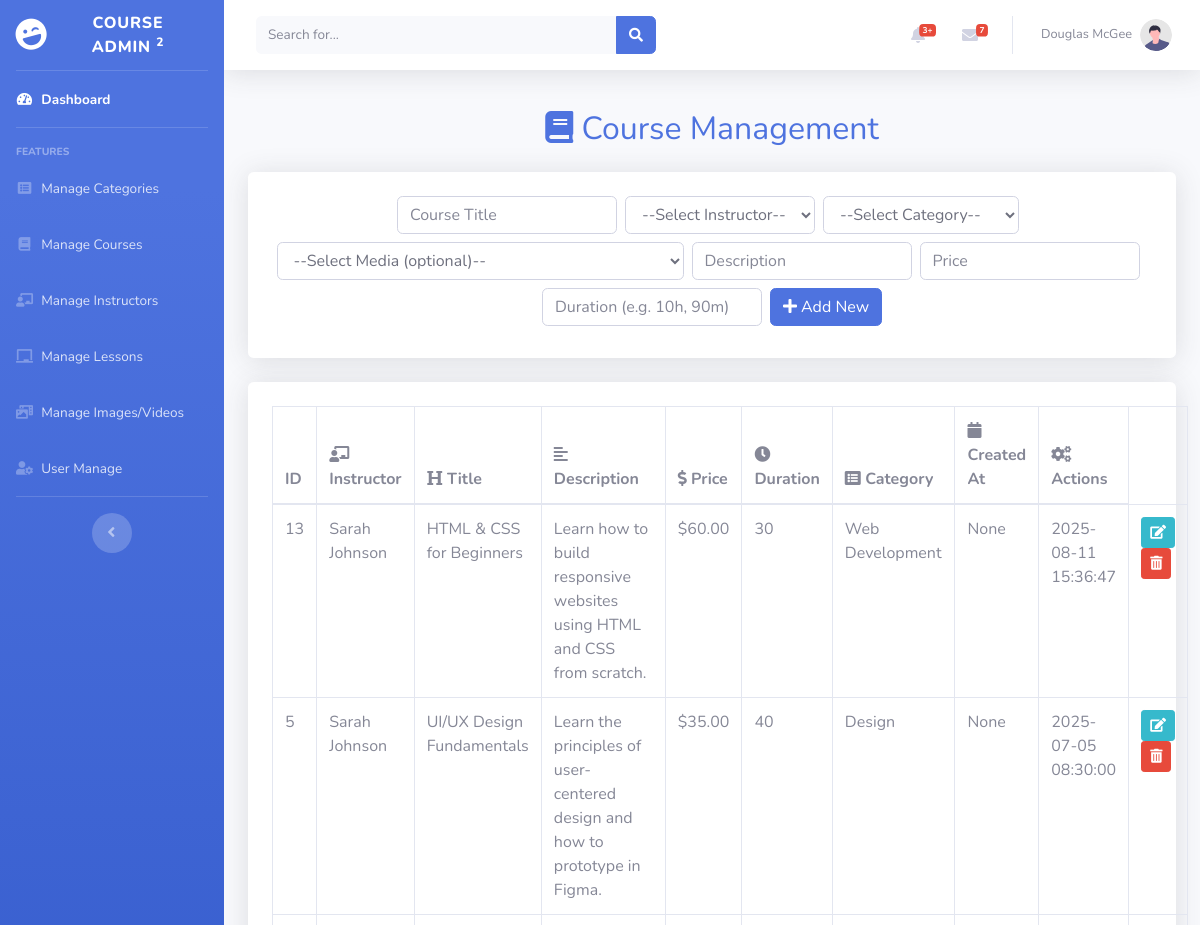
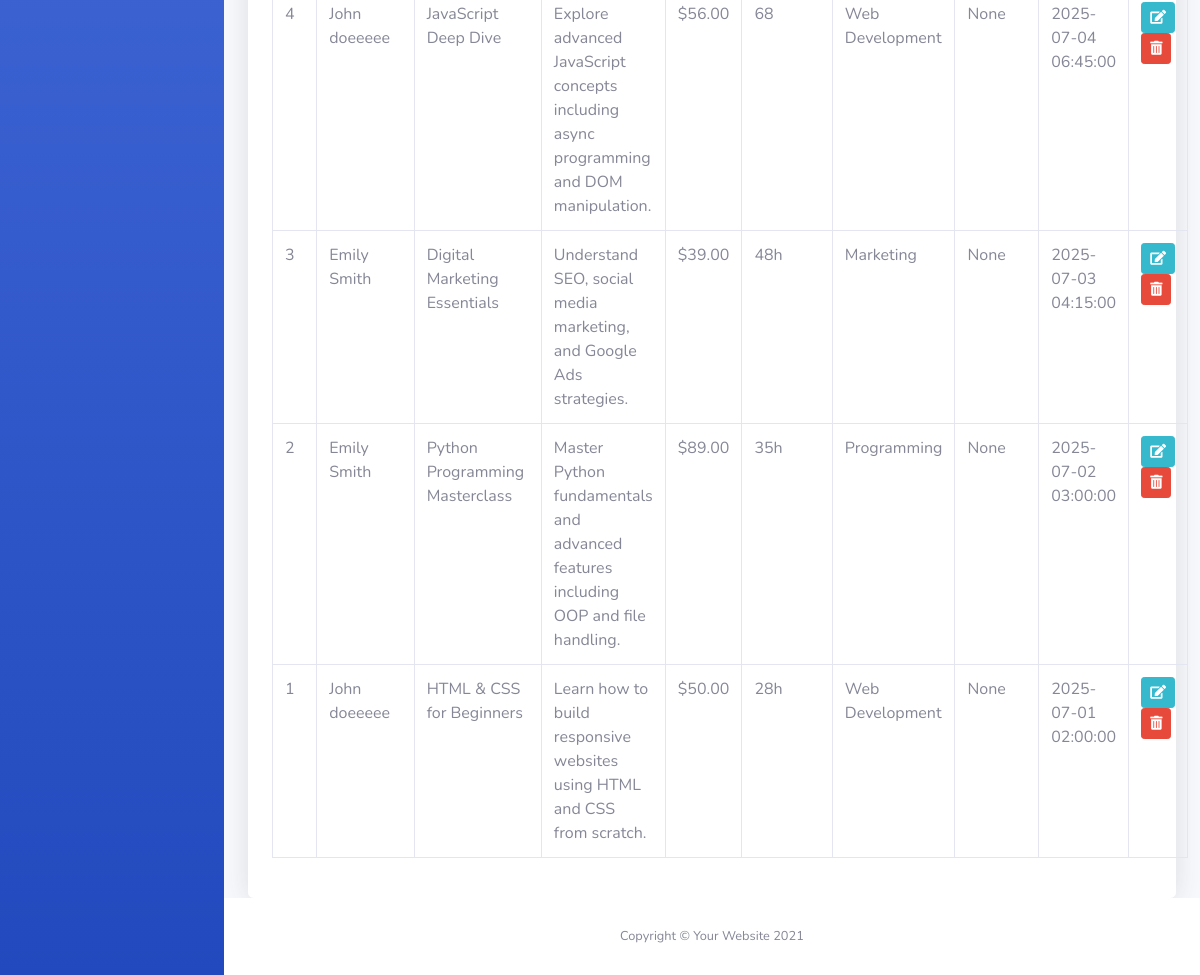
Screenshot of /admin/CourseControllers.php with the database file from the repository (2 pictures, top to bottom).
### tables this page shows
CREATE TABLE `courses` (
  `id` int(11) NOT NULL,
  `instructor_id` int(11) NOT NULL,
  `title` varchar(255) NOT NULL,
  `description` text DEFAULT NULL,
  `price` decimal(10,2) DEFAULT 0.00,
  `category_id` int(11) DEFAULT NULL,
  `created_at` timestamp NOT NULL DEFAULT current_timestamp(),
  `duration` varchar(50) DEFAULT '0h',
  `url_id` int(11) DEFAULT NULL
);

CREATE TABLE `instructors` (
  `id` int(11) NOT NULL,
  `name` varchar(100) DEFAULT NULL,
  `user_id` int(11) NOT NULL,
  `avt_img` varchar(255) DEFAULT NULL,
  `bio` text DEFAULT NULL,
  `expertise` varchar(255) DEFAULT NULL,
  `created_at` timestamp NOT NULL DEFAULT current_timestamp()
);

CREATE TABLE `category` (
  `id` int(11) NOT NULL,
  `name` varchar(100) NOT NULL
);

### admin/CourseControllers.php (the view, shortened to what this page needs)
<?php
include 'admin_header.php';
require_once '../config/database.php';
$stmt = $pdo->query("SELECT courses.*, instructors.name AS instructor_name, category.name AS category_name, videos_images_url.url AS media_url
FROM courses
LEFT JOIN instructors ON courses.instructor_id = instructors.id
LEFT JOIN category ON courses.category_id = category.id
LEFT JOIN videos_images_url ON courses.url_id = videos_images_url.id
ORDER BY courses.created_at DESC");
$courses = $stmt->fetchAll(PDO::FETCH_ASSOC);
$insStmt = $pdo->query("SELECT * FROM instructors");
$instructors = $insStmt->fetchAll(PDO::FETCH_ASSOC);
$editCourse = null;
?>
<!DOCTYPE html>
<html lang="en">
<div class="container" style="max-width: 1200px; margin-top: 40px;">
    <h2 class="text-primary text-center mb-4"><i class="fas fa-book"></i> Course Management</h2>
    <div class="form-section mb-4 p-4 bg-white rounded shadow">
        <?php if (!isset($editCourse)) $editCourse = null; ?>
        <form method="post" class="form-inline justify-content-center flex-wrap needs-validation" novalidate>
            <input type="text" class="form-control mb-2 mr-sm-2" name="title" placeholder="Course Title" required
                value="<?= $editCourse['title'] ?? '' ?>">
            <select name="instructor_id" class="form-control mb-2 mr-sm-2" required>
                <option value="">--Select Instructor--</option>
            </select>
            <select name="category_id" class="form-control mb-2 mr-sm-2">
                <option value="">--Select Category--</option>
            </select>
            <select name="url_id" class="form-control mb-2 mr-sm-2">
                <option value="">--Select Media (optional)--</option>
            </select>
            <input type="text" class="form-control mb-2 mr-sm-2" name="description" placeholder="Description"
                value="<?= $editCourse['description'] ?? '' ?>">
            <input type="number" class="form-control mb-2 mr-sm-2" name="price" placeholder="Price" min="0"
                value="<?= $editCourse['price'] ?? '' ?>">
            <input type="text" class="form-control mb-2 mr-sm-2" name="duration" placeholder="Duration (e.g. 10h, 90m)"
                value="<?= $editCourse['duration'] ?? '' ?>">
            <?php if ($editCourse): ?>
            <button type="submit" class="btn btn-success mb-2" name="edit"><i class="fas fa-save"></i> Update</button>
            <a href="CourseControllers.php" class="btn btn-secondary mb-2"><i class="fas fa-times"></i> Cancel</a>
            <?php else: ?>
            <button type="submit" class="btn btn-primary mb-2" name="add"><i class="fas fa-plus"></i> Add New</button>
            <?php endif; ?>
        </form>
    </div>
    <div class="table-section p-4 bg-white rounded shadow">
        <table class="table table-bordered table-hover align-middle">
            <thead>
                <tr>
                    <th>ID</th>
                    <th><i class="fas fa-chalkboard-teacher"></i> Instructor</th>
                    <th><i class="fas fa-heading"></i> Title</th>
                    <th><i class="fas fa-align-left"></i> Description</th>
                    <th><i class="fas fa-dollar-sign"></i> Price</th>
                    <th><i class="fas fa-clock"></i> Duration</th>
                    <th><i class="fas fa-list-alt"></i> Category</th>
                    <th><i class="fas fa-calendar"></i> Created At</th>
                    <th><i class="fas fa-cogs"></i> Actions</th>
                </tr>
            </thead>
            <tbody>
                <?php foreach ($courses as $course): ?>
                <tr>
                    <td><?= $course['id'] ?></td>
                    <td>
                        <?php
                        $insName = '';
                        foreach ($instructors as $ins) {
                            if ($ins['id'] == $course['instructor_id']) {
                                $insName = $ins['name'];
                                break;
                            }
                        }
                        echo htmlspecialchars($insName);
                        ?>
                    </td>
                    <td><?= htmlspecialchars($course['title']) ?></td>
                    <td><?= htmlspecialchars($course['description']) ?></td>
                    <td>$<?= htmlspecialchars($course['price']) ?></td>
                    <td><?= htmlspecialchars($course['duration'] ?? 'Updating...') ?></td>
                    <td><?= htmlspecialchars($course['category_name'] ?? '') ?></td>
                    <td>
                        <?php if (!empty($course['media_url'])): ?>
                        <?php if (preg_match('/\.(jpg|jpeg|png|gif)$/i', $course['media_url'])): ?>
                        <img src="../<?= htmlspecialchars($course['media_url']) ?>" alt="media"
                            style="max-width:60px;max-height:40px;">
                        <?php elseif (preg_match('/\.(mp4|webm|ogg)$/i', $course['media_url'])): ?>
                        <video src="../<?= htmlspecialchars($course['media_url']) ?>"
                            style="max-width:60px;max-height:40px;" controls></video>
                        <?php elseif (strpos($course['media_url'], 'youtube.com') !== false || strpos($course['media_url'], 'youtu.be') !== false): ?>
                        <a href="<?= htmlspecialchars($course['media_url']) ?>" target="_blank">YouTube</a>
                        <?php else: ?>
                        <a href="../<?= htmlspecialchars($course['media_url']) ?>" target="_blank">Download</a>
                        <?php endif; ?>
                        <?php else: ?>
                        <span class="text-muted">None</span>
                        <?php endif; ?>
                    </td>
                    <td><?= htmlspecialchars($course['created_at']) ?></td>
                    <td>
                        <a href="?edit=<?= $course['id'] ?>" class="btn btn-sm btn-info" title="Edit"><i
                                class="fas fa-edit"></i></a>
                        <a href="?delete=<?= $course['id'] ?>" class="btn btn-sm btn-danger" title="Delete"
                            onclick="return confirm('Are you sure you want to delete this course?')"><i
                                class="fas fa-trash-alt"></i></a>
                    </td>
                </tr>
                <?php endforeach; ?>
            </tbody>
        </table>
    </div>
</div>
<?php include 'admin_footer.php'; ?>

### rows the page displays
courses: id "13", instructor.name "Sarah Johnson", title "HTML & CSS for Beginners", description "Learn how to build responsive websites using HTML and CSS from scratch.", price "60.00", duration "30", category.name "Web Development", created_at "2025-08-11 15:36:47"
courses: id "5", instructor.name "Sarah Johnson", title "UI/UX Design Fundamentals", description "Learn the principles of user-centered design and how to prototype in Figma.", price "35.00", duration "40", category.name "Design", created_at "2025-07-05 08:30:00"
courses: id "4", instructor.name "John doeeeee", title "JavaScript Deep Dive", description "Explore advanced JavaScript concepts including async programming and DOM manipulation.", price "56.00", duration "68", category.name "Web Development", created_at "2025-07-04 06:45:00"
courses: id "3", instructor.name "Emily Smith", title "Digital Marketing Essentials", description "Understand SEO, social media marketing, and Google Ads strategies.", price "39.00", duration "48h", category.name "Marketing", created_at "2025-07-03 04:15:00"
courses: id "2", instructor.name "Emily Smith", title "Python Programming Masterclass", description "Master Python fundamentals and advanced features including OOP and file handling.", price "89.00", duration "35h", category.name "Programming", created_at "2025-07-02 03:00:00"
courses: id "1", instructor.name "John doeeeee", title "HTML & CSS for Beginners", description "Learn how to build responsive websites using HTML and CSS from scratch.", price "50.00", duration "28h", category.name "Web Development", created_at "2025-07-01 02:00:00"
